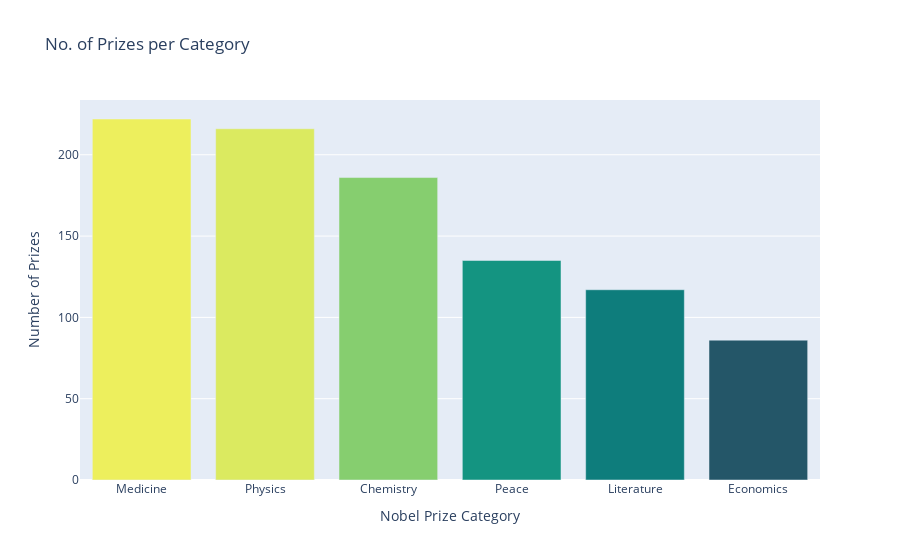

The notebook cell this image was saved under:
### Code cell
prize_per_category = df_data["category"].value_counts()
fig = px.bar(
    x=prize_per_category.index,
    y=prize_per_category.values,
    color=prize_per_category.values,
    color_continuous_scale="Aggrnyl",
    title="No. of Prizes per Category",
)
fig.update_layout(xaxis_title="Nobel Prize Category", yaxis_title="Number of Prizes", coloraxis_showscale=False)
fig.show()

### Figure 1 — Plotly figure (JSON) as saved in the notebook; plotly's stock layout.template omitted (floating-point values rounded to 4 significant figures)
{"data": [{"alignmentgroup": "True", "hovertemplate": "x=%{x}<br>y=%{y}<br>color=%{marker.color}<extra></extra>", "legendgroup": "", "marker": {"color": [222, 216, 186, 135, 117, 86], "coloraxis": "coloraxis", "pattern": {"shape": ""}}, "name": "", "offsetgroup": "", "orientation": "v", "showlegend": false, "textposition": "auto", "type": "bar", "x": ["Medicine", "Physics", "Chemistry", "Peace", "Literature", "Economics"], "xaxis": "x", "y": [222, 216, 186, 135, 117, 86], "yaxis": "y"}], "layout": {"barmode": "relative", "coloraxis": {"colorbar": {"title": {"text": "color"}}, "colorscale": [[0, "rgb(36, 86, 104)"], [0.1667, "rgb(15, 114, 121)"], [0.3333, "rgb(13, 143, 129)"], [0.5, "rgb(57, 171, 126)"], [0.6667, "rgb(110, 197, 116)"], [0.8333, "rgb(169, 220, 103)"], [1, "rgb(237, 239, 93)"]], "showscale": false}, "legend": {"tracegroupgap": 0}, "title": {"text": "No. of Prizes per Category"}, "xaxis": {"anchor": "y", "domain": [0, 1], "title": {"text": "Nobel Prize Category"}}, "yaxis": {"anchor": "x", "domain": [0, 1], "title": {"text": "Number of Prizes"}}}}
